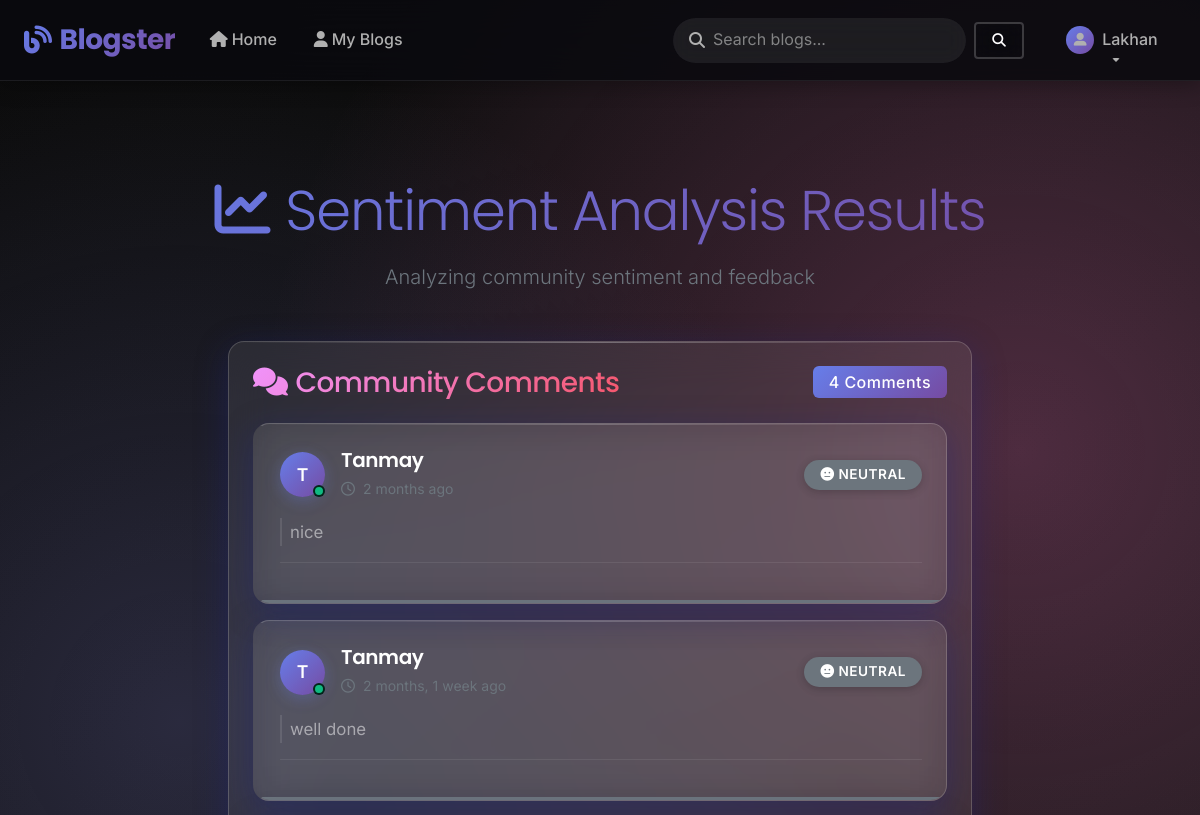
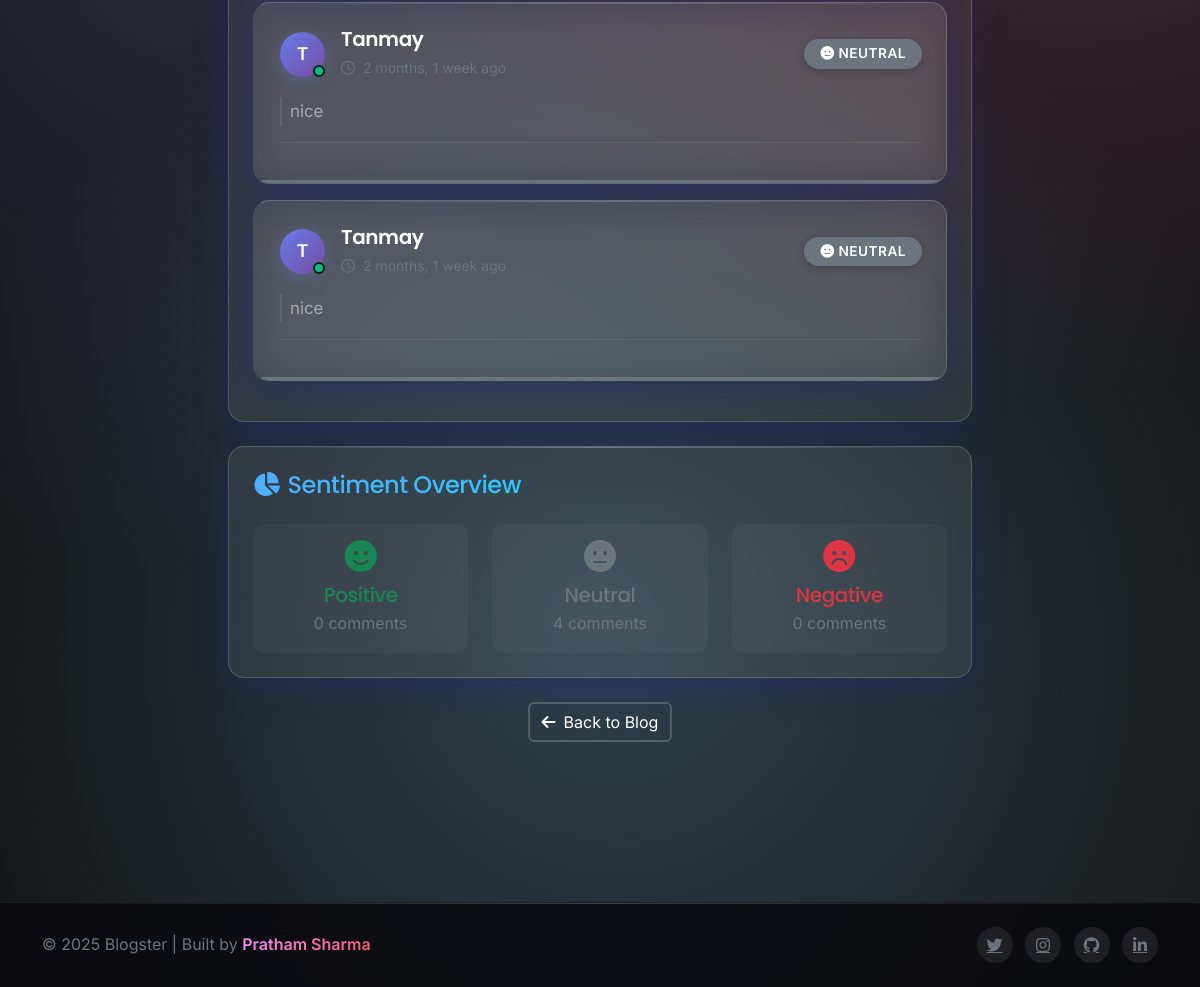
Screenshot of /tweet/1/neutral/count_analysis (signed in) with the database file from the repository (2 pictures, top to bottom).
### tweet/models.py (models this page shows, shortened)
class Comment(models.Model):
    tweet = models.ForeignKey(Tweet, on_delete=models.CASCADE, related_name='comments')
    user = models.ForeignKey(User, on_delete=models.CASCADE)
    text = models.TextField(max_length=500)
    created_at = models.DateTimeField(auto_now_add=True)
    sentiment = models.CharField(max_length=20, default='neutral')  # 'positive', 'negative', 'neutral'

### tweet/views.py (the view)
# urls.py: path('<int:tweet_id>/<str:sentiment>/count_analysis',views.sentiment_list, name='sentiment_list'),
@login_required
def sentiment_list(request,tweet_id,sentiment):
    tweet = get_object_or_404(Tweet, id=tweet_id)
    comments = tweet.comments.filter(sentiment=sentiment).order_by('-created_at')
    positive_count = tweet.comments.filter(sentiment='positive').count()
    negative_count = tweet.comments.filter(sentiment='negative').count()
    neutral_count = tweet.comments.filter(sentiment='neutral').count()
    return render(request, 'sentiment_list.html', {
        'tweet': tweet,
        'comments': comments,
        'sentiment': sentiment,
        'positive_count': positive_count,
        'negative_count': negative_count,
        'neutral_count': neutral_count
    })

### tweet/templates/sentiment_list.html (shortened to what this page needs)
{% extends "layout.html" %}
{% block content %}
<div class="container-fluid py-5">
    <div class="text-center mb-5">
        <h1 class="display-4 mb-3 gradient-text">
            <i class="fas fa-chart-line me-3"></i>Sentiment Analysis Results
        </h1>
        <p class="lead text-secondary">Analyzing community sentiment and feedback</p>
    </div>
    <div class="row justify-content-center">
        <div class="col-lg-10 col-xl-8">
            {% if comments %}
                <div class="glass-card p-4 mb-4">
                    <div class="d-flex align-items-center justify-content-between mb-4">
                        <h3 class="secondary-gradient-text mb-0">
                            <i class="fas fa-comments me-2"></i>Community Comments
                        </h3>
                        <div class="badge bg-primary-custom fs-6 px-3 py-2">
                            {{ comments|length }} Comment{{ comments|length|pluralize }}
                        </div>
                    </div>
                    <div class="comments-container">
                        {% for comment in comments %}
                        <div class="comment-card glass-card mb-3 p-4 position-relative animate-on-scroll">
                            <div class="d-flex align-items-center justify-content-between mb-3">
                                <div class="d-flex align-items-center">
                                    <a href="{% url 'user_profile' comment.user.id %}" style="color: inherit; text-decoration: none;">
                                    <div class="user-avatar me-3">
                                        <div style="
                                            width: 45px;
                                            height: 45px;
                                            background: var(--primary-gradient);
                                            border-radius: 50%;
                                            display: flex;
                                            align-items: center;
                                            justify-content: center;
                                            font-weight: 600;
                                            font-size: 1.1rem;
                                            color: white;
                                            box-shadow: 0 4px 15px rgba(102, 126, 234, 0.3);
                                        ">
                                            <a href="{% url 'user_profile' comment.user.id %}" style="color: inherit; text-decoration: none;">
                                            {{ comment.user.username|first|upper }}
                                            </a>
                                        </div>
                                    </div>
                                    </a>
                                    <div>
                                        <h5 class="mb-1 text-white fw-semibold">
                                            <a href="{% url 'user_profile' comment.user.id %}" style="color: inherit; text-decoration: none;">
                                            {{ comment.user.username }}
                                            </a>
                                        </h5>
                                        <small class="text-secondary">
                                            <i class="far fa-clock me-1"></i>
                                            {% if comment.created_at %}
                                                {{ comment.created_at|timesince }} ago
                                            {% else %}
                                                Just now
                                            {% endif %}
                                        </small>
                                    </div>
                                </div>
                                {% if comment.sentiment %}
                                    {% if comment.sentiment == 'positive' or comment.sentiment == 'POSITIVE' %}
                                        <span class="badge bg-success-custom sentiment-badge">
                                            <i class="fas fa-smile me-1"></i>Positive
                                        </span>
                                    {% elif comment.sentiment == 'negative' or comment.sentiment == 'NEGATIVE' %}
                                        <span class="badge bg-danger sentiment-badge">
                                            <i class="fas fa-frown me-1"></i>Negative
                                        </span>
                                    {% elif comment.sentiment == 'neutral' or comment.sentiment == 'NEUTRAL' %}
                                        <span class="badge bg-secondary sentiment-badge">
                                            <i class="fas fa-meh me-1"></i>Neutral
                                        </span>
                                    {% else %}
                                        <span class="badge bg-info sentiment-badge">
                                            <i class="fas fa-brain me-1"></i>{{ comment.sentiment|title }}
                                        </span>
                                    {% endif %}
                                {% endif %}
                            </div>
                            <div class="comment-content mb-3">
                                <p class="mb-0 text-white-50 lh-relaxed" style="font-size: 1.05rem; line-height: 1.6;">
                                    {{ comment.text }}
                                </p>
                            </div>
                            <div class="comment-actions d-flex justify-content-between align-items-center">
                            </div>
                            {% if comment.sentiment %}
                            <div class="sentiment-indicator">
                                {% if comment.sentiment == 'positive' or comment.sentiment == 'POSITIVE' %}
                                    <div class="sentiment-line bg-success"></div>
                                {% elif comment.sentiment == 'negative' or comment.sentiment == 'NEGATIVE' %}
                                    <div class="sentiment-line bg-danger"></div>
                                {% else %}
                                    <div class="sentiment-line bg-secondary"></div>
                                {% endif %}
                            </div>
                            {% endif %}
                        </div>
                        {% endfor %}
                    </div>
                </div>
                <div class="glass-card p-4">
                    <h4 class="accent-gradient-text mb-4">
                        <i class="fas fa-chart-pie me-2"></i>Sentiment Overview
                    </h4>
                    <div class="row text-center">
                        <div class="col-md-4">
                            <div class="sentiment-stat">
                                <div class="sentiment-icon text-success mb-2">
                                    <i class="fas fa-smile" style="font-size: 2rem;"></i>
                                </div>
                                <h5 class="text-success mb-1">Positive</h5>
                                <p class="text-secondary mb-0">
                                    {{ positive_count }} comment{{ positive_count|pluralize }}
                                </p>
                            </div>
                        </div>
                        <div class="col-md-4">
                            <div class="sentiment-stat">
                                <div class="sentiment-icon text-secondary mb-2">
                                    <i class="fas fa-meh" style="font-size: 2rem;"></i>
                                </div>
                                <h5 class="text-secondary mb-1">Neutral</h5>
                                <p class="text-secondary mb-0">
                                    {{ neutral_count }} comment{{ neutral_count|pluralize }}
                                </p>
                            </div>
                        </div>
                        <div class="col-md-4">
                            <div class="sentiment-stat">
                                <div class="sentiment-icon text-danger mb-2">
                                    <i class="fas fa-frown" style="font-size: 2rem;"></i>
                                </div>
                                <h5 class="text-danger mb-1">Negative</h5>
                                <p class="text-secondary mb-0">
                                    {{ negative_count }} comment{{ negative_count|pluralize }}
                                </p>
                            </div>
                        </div>
                    </div>
                </div>
            {% endif %}
            <div class="text-center mt-4">
                <a href="{% if tweet %}{% url 'tweet_detail' tweet.id %}{% else %}{% url 'tweet_list' %}{% endif %}"
                   class="btn btn-outline-custom">
                    <i class="fas fa-arrow-left me-2"></i>Back to Blog
                </a>
            </div>
        </div>
    </div>
</div>
{% endblock %}

### templates/layout.html (shortened to what this page needs)
<!DOCTYPE html>
<html lang="en">
  <head>
    <link
      href="https://cdn.jsdelivr.net/npm/bootstrap@5.3.6/dist/css/bootstrap.min.css"
      rel="stylesheet"
    />
    <link
      rel="stylesheet"
      href="https://cdnjs.cloudflare.com/ajax/libs/font-awesome/6.4.0/css/all.min.css"
    />
  </head>
  <body class="d-flex flex-column min-vh-100">
    <nav class="navbar navbar-expand-lg navbar-dark sticky-top">
      <div class="container-fluid px-4">
        <a
          class="navbar-brand d-flex align-items-center"
          href="{% url 'home' %}"
        >
          <i class="fas fa-blog me-2"></i>Blogster
        </a>
        <div class="collapse navbar-collapse" id="navbarNav">
          <ul class="navbar-nav me-auto mb-2 mb-lg-0">
            <li class="nav-item">
              <a class="nav-link" href="{% url 'tweet_list' %}">
                <i class="fas fa-home me-1"></i>Home
              </a>
            </li>
            <li class="nav-item">
              <a class="nav-link" href="{% url 'my_tweets' %}">
                <i class="fas fa-user me-1"></i>My Blogs
              </a>
            </li>
          </ul>
          <form
            class="d-flex align-items-center me-4"
            method="get"
            action="{% url 'tweet_search' %}"
          >
            <div class="search-container position-relative">
              <i class="fas fa-search search-icon"></i>
              <input
                class="search-input border-0"
                type="search"
                name="q"
                placeholder="Search blogs..."
              />
            </div>
            <button class="btn btn-outline-custom btn-sm ms-2" type="submit">
              <i class="fas fa-search"></i>
            </button>
          </form>
          <ul class="navbar-nav">
            {% if user.is_authenticated %}
            <li class="nav-item dropdown">
              <a
                class="nav-link dropdown-toggle d-flex align-items-center"
                href="#"
                role="button"
                data-bs-toggle="dropdown"
              >
                <div class="d-flex align-items-center">
                  <div
                    class="me-2"
                    style="
                      width: 28px;
                      height: 28px;
                      background: var(--primary-gradient);
                      border-radius: 50%;
                      display: flex;
                      align-items: center;
                      justify-content: center;
                    "
                  >
                    <i class="fas fa-user-alt" style="font-size: 0.8rem"></i>
                  </div>
                  <span>{{ user.username }}</span>
                </div>
              </a>
            </li>
            {% endif %}
          </ul>
        </div>
      </div>
    </nav>
    <main class="flex-grow-1">
      <main class="container-fluid px-4 py-5 page-transition">
        {% block content %}{% endblock %}
      </main>
    </main>
    <footer class="footer text-center py-4">
      <div class="container">
        <div class="row align-items-center">
          <div class="col-md-6 text-md-start">
            <p class="mb-0 text-secondary">
              &copy; 2025 Blogster | Built by
              <span class="secondary-gradient-text fw-semibold"
                >Pratham Sharma</span
              >
            </p>
          </div>
          <div class="col-md-6 text-md-end mt-3 mt-md-0">
            <div class="social-links">
              <a href="https://x.com/Pratham16092004" class="text-secondary me-2"
                ><i class="fab fa-twitter"></i
              ></a>
              <a href="https://www.instagram.com/_pratham_169/" class="text-secondary me-2"
                ><i class="fab fa-instagram"></i
              ></a>
              <a href="https://github.com/PrathamSharma169" class="text-secondary me-2"
                ><i class="fab fa-github"></i
              ></a>
              <a href="https://www.linkedin.com/in/pratham-sharma-9a5307251/" class="text-secondary"
                ><i class="fab fa-linkedin-in"></i
              ></a>
            </div>
          </div>
        </div>
      </div>
    </footer>
  </body>
</html>

### tweet/templates/sentiment_list.html (style rules this page uses)
.comment-card { transition: all 0.3s cubic-bezier(0.4, 0, 0.2, 1); border-left: 3px solid transparent; position: relative; overflow: hidden; }
.comment-card::before { content: ''; position: absolute; top: 0; left: 0; right: 0; height: 1px; background: linear-gradient(90deg, transparent, rgba(255,255,255,0.2), transparent); }
.user-avatar { position: relative; }
.user-avatar::after { content: ''; position: absolute; bottom: 0; right: 0; width: 12px; height: 12px; background: #10b981; border: 2px solid rgba(0,0,0,0.8); border-radius: 50%; }
.sentiment-badge { padding: 0.5rem 1rem; font-size: 0.85rem; font-weight: 600; border-radius: 20px; text-transform: uppercase; letter-spacing: 0.5px; box-shadow: 0 2px 8px rgba(0,0,0,0.2); }
.comment-content { padding-left: 0.5rem; border-left: 2px solid rgba(255,255,255,0.1); }
.comment-actions { padding-top: 1rem; border-top: 1px solid rgba(255,255,255,0.08); }
.sentiment-indicator { position: absolute; bottom: 0; left: 0; right: 0; height: 3px; background: rgba(255,255,255,0.1); }
.sentiment-line { height: 100%; width: 100%; border-radius: 0 0 16px 16px; }
.sentiment-stat { padding: 1rem; border-radius: 12px; background: rgba(255,255,255,0.03); transition: all 0.3s ease; }
.lh-relaxed { line-height: 1.7 !important; }
.animate-on-scroll { opacity: 0; transform: translateY(20px); animation: slideInUp 0.6s ease-out forwards; }
.comment-card:nth-child(1) { animation-delay: 0.1s; }
.comment-card:nth-child(2) { animation-delay: 0.2s; }
.comment-card:nth-child(3) { animation-delay: 0.3s; }
.comment-card:nth-child(4) { animation-delay: 0.4s; }

### rows the page displays
Comment: user.username|first "T", user.username "Tanmay", created_at "2 months", sentiment "neutral" (drawn), text "nice"
Comment: user.username|first "T", user.username "Tanmay", created_at "2 months, 1 week", sentiment "neutral" (drawn), text "well done"
Comment: user.username|first "T", user.username "Tanmay", created_at "2 months, 1 week", sentiment "neutral" (drawn), text "nice"
Comment: user.username|first "T", user.username "Tanmay", created_at "2 months, 1 week", sentiment "neutral" (drawn), text "nice"

### other values shown
{{ user.username }} "Lakhan"
{{ comments|length }} "4"
{{ positive_count }} "0"
{{ neutral_count }} "4"
{{ negative_count }} "0"
